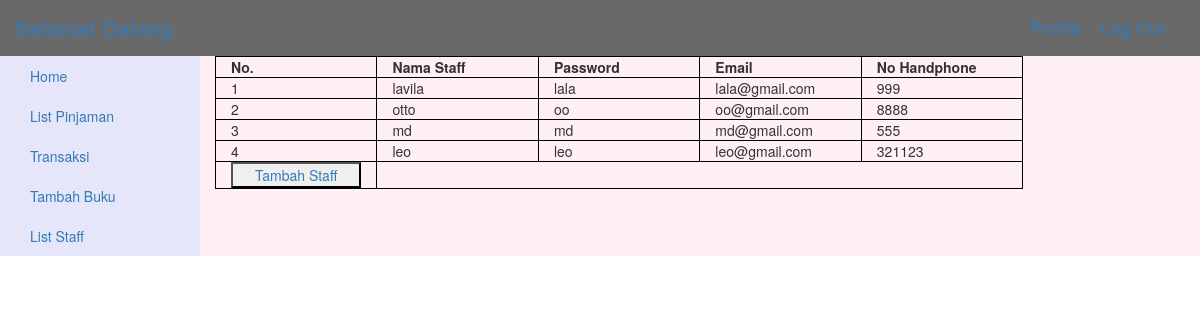
Screenshot of /ListStaff.php with the database file from the repository.
### tables this page shows
CREATE TABLE `staff` (
  `ID_Staff` int(11) NOT NULL,
  `Nama` varchar(100) NOT NULL,
  `Password` varchar(20) NOT NULL,
  `Email` varchar(100) NOT NULL,
  `NoHP` int(15) NOT NULL,
  `Status` int(1) NOT NULL
);

### ListStaff.php (the view, shortened to what this page needs)
<?php
try{
	include "conn.php";
	$sql = "SELECT * FROM staff WHERE Status = '2'";
	$hasil = $pdo->query($sql);
}catch(PDOException $e){
	echo "Error: ".$e->getMessage();
}
?>
<!DOCTYPE html>
<html>
<head>
	<link rel="stylesheet" href="bootstrap.min.css">
	<link rel="stylesheet" href="https://maxcdn.bootstrapcdn.com/bootstrap/4.5.2/css/bootstrap.min.css">
	<link rel="stylesheet" href="https://maxcdn.bootstrapcdn.com/bootstrap/3.4.1/css/bootstrap.min.css">
<body>
	<div id="top" class="d-flex flex-column flex-md-row align-items-center p-3 px-md-4">
		<a id="judul" class="my-0 mr-md-auto font-weight-normal" href="">Selamat Datang <?php echo $_SESSION['nama']?> </a>
		<nav id="topright" class="my-2 my-md-0 mr-md-3">
			<a class="nav-link" href="Profile.php">Profile</a>
			<a class="nav-link" href="Login.php">Log Out</a>
		</nav>
	</div>
	<div class="container-fluid " >
		<div class="row" >
			<div class="col-sm-2 " id="colom1">
				<ul class="nav flex-column">
					<li class="nav-item">
					  <a class="nav-link" href="HomeAdmin.php">Home</a>
					</li>
					<li class="nav-item">
					  <a class="nav-link" href="ListPeminjam.php">List Pinjaman</a>
					</li>
					<li class="nav-item">
					  <a class="nav-link" href="Transaksi.php">Transaksi</a>
					</li>
					<li class="nav-item">
					  <a class="nav-link" href="TambahBuku.php">Tambah Buku</a>
					</li>
					<li class="nav-item">
					  <a class="nav-link" href="ListStaff.php">List Staff</a>
					</li>
				</ul>
			</div>
			<div class="col-sm-10" id="colom2">
				<table class="col-sm-10">
					<tr>
						<th class="col-sm-1">No.</th>
						<th class="col-sm-2">Nama Staff</th>
						<th class="col-sm-2">Password</th>
						<th class="col-sm-2">Email</th>
						<th class="col-sm-2">No Handphone</th>
					</tr>
					<?php
						$i=0;
						while ($row = $hasil->fetch()):
						$i++;
					?>
					<tr>
						<td class="col-sm-1"><?= $i ?></td>
						<td class="col-sm-2"><?= $row['Nama'] ?></td>
						<td class="col-sm-2"><?= $row['Password'] ?></td>
						<td class="col-sm-2"><?= $row['Email'] ?></td>
						<td class="col-sm-2"><?= $row['NoHP'] ?></td>
					</tr>
					<?php
						endwhile;
					?>
					<tr>
						<td class="col-sm-2">
							<button id="tambah"><a href="TambahStaff.php">Tambah Staff</a></button>
						</td>
					</tr>
				</table>
			</div>
		</div>
</body>
</html>

### ListStaff.php (style rules this page uses)
html, body { height: 100%; margin: 0; }
#top { background-color : DimGrey; }
#topright { display: flex; float: right; margin-right: 50px; font-size: 18px; }
#judul { font-size : 22px; }
#colom1 { background-color:lavender; }
#colom2 { background-color:lavenderblush; }
table, th, td { border: 1px solid black; }
#tambah { width:100%; height: 100%; }

### rows the page displays
staff: Nama "lavila", Password "lala", Email "lala@gmail.com", NoHP "999"
staff: Nama "otto", Password "oo", Email "oo@gmail.com", NoHP "8888"
staff: Nama "md", Password "md", Email "md@gmail.com", NoHP "555"
staff: Nama "leo", Password "leo", Email "leo@gmail.com", NoHP "321123"
